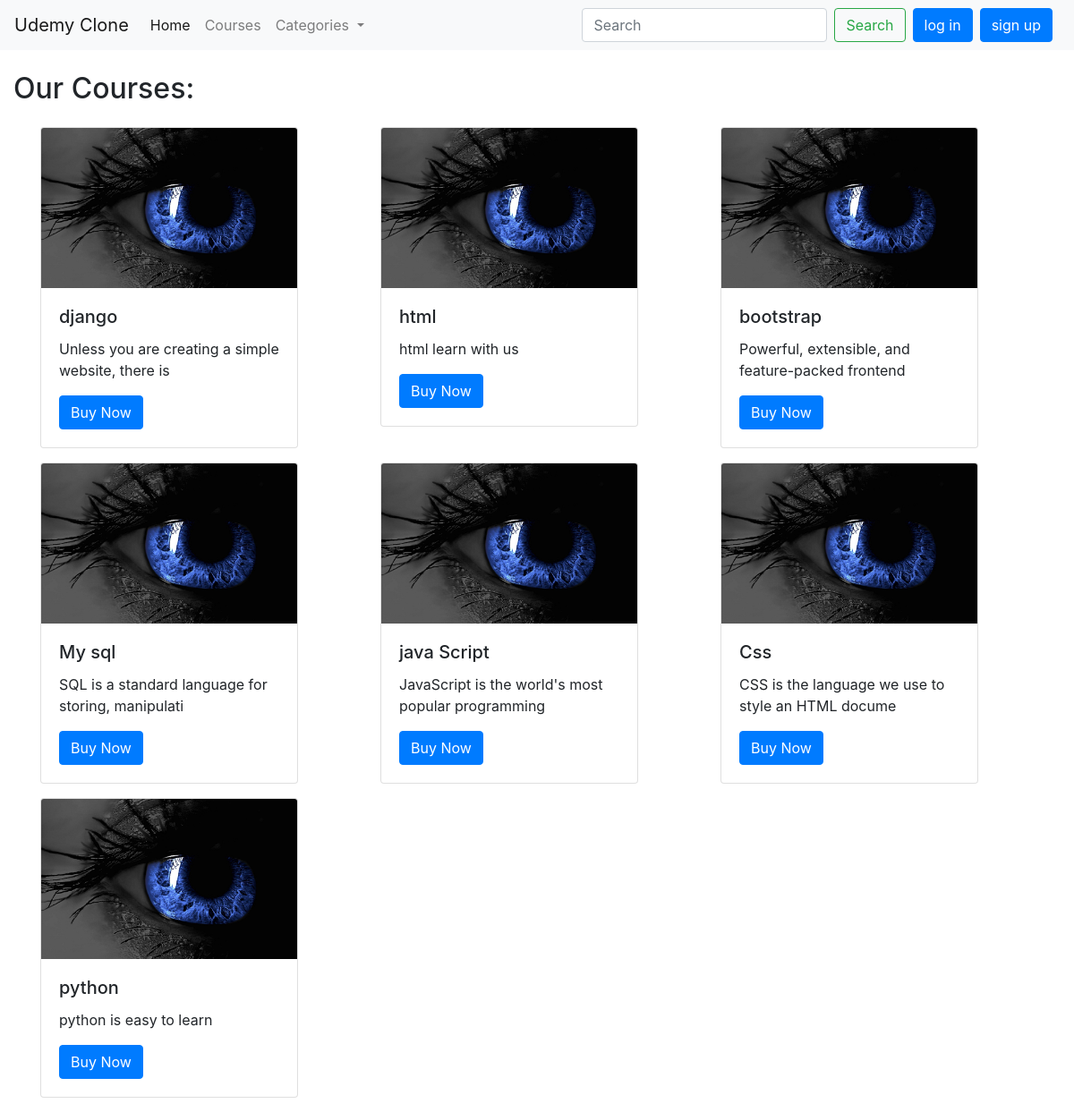
Screenshot of /course/ with the database file from the repository.
### course/models.py (models this page shows, shortened)
class Course(models.Model):
    sno = models.AutoField(primary_key=True)
    title = models.CharField(max_length=50, default="")
    price = models.FloatField( )
    desc = models.CharField(max_length=50, default="")
    content = models.TextField(default="")
    image = models.ImageField()

### course/views.py (the view)
# urls.py: path('', views.course, name='course'),
def course(request):
    courses = Course.objects.all()
    context = {'courses':courses}
    return render(request, 'course/course.html',context)

### templates/course/course.html (shortened to what this page needs)
{% extends 'base.html' %}
{% block body %}
<div class="container-fluid">
   <h2 class="my-4">Our Courses:
   </h2>
        <div class="container">
        <div class="row">
            {% for course in courses  %}
            <div class="col my-3">
                <div class="card" style="width: 18rem; margin-top: -16px; position: relative;">
                    <img src="{{ course.image.url }}" class="card-img-top" alt="...">
                    <div class="card-body">
                      <h5 class="card-title">{{course.title}}</h5>
                      <p class="card-text">{{course.desc}}</p>
                      <a href="course/coursehome{{course.sno}}" class="btn btn-primary">Buy Now</a>
                    </div>
                  </div>
            </div>
            {% endfor %}
        </div>
        </div>
</div>
{% endblock body %}

### rows the page displays
Course: image (picture), title "django", desc "Unless you are creating a simple website, there is"
Course: image (picture), title "html", desc "html learn with us"
Course: image (picture), title "bootstrap", desc "Powerful, extensible, and feature-packed frontend"
Course: image (picture), title "My sql", desc "SQL is a standard language for storing, manipulati"
Course: image (picture), title "java Script", desc "JavaScript is the world's most popular programming"
Course: image (picture), title "Css", desc "CSS is the language we use to style an HTML docume"
Course: image (picture), title "python", desc "python is easy to learn"
